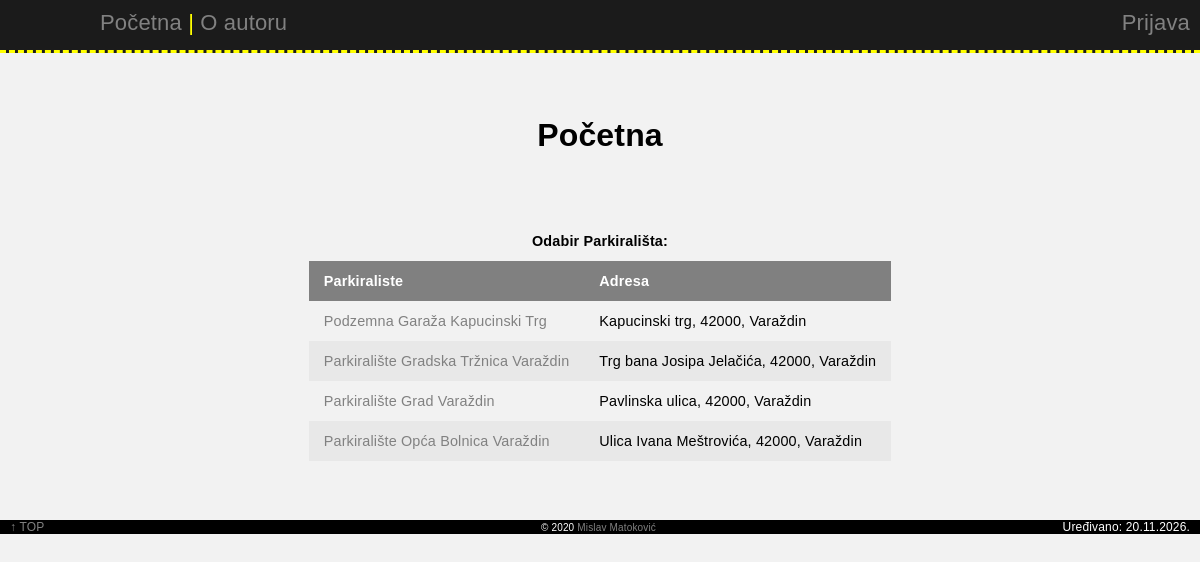
The page / on the database its author committed.
### tables this page shows
CREATE TABLE IF NOT EXISTS `parkiraliste` (
  `parkiraliste_id` INT(10) NOT NULL AUTO_INCREMENT,
  `naziv` VARCHAR(50) NOT NULL,
  `adresa` TEXT NOT NULL,
  `slika` TEXT NOT NULL,
  `video` TEXT NULL,
  PRIMARY KEY (`parkiraliste_id`));

### index.php (the view, shortened to what this page needs)
<?php
	$veza = OtvoriBP();
?>
<!DOCTYPE html>
<html lang="en" xml:lang="en">
<head>
    <link rel="stylesheet" type="text/css" href="stil.css">
</head>
<body>
<?php include "header.php" ?>
<h1>Početna</h1>
<div class="sadrzaj">
    <table>
        <caption>Odabir Parkirališta:</caption>
            <thead>
            <tr>
                <th>Parkiraliste</th>
                <th>Adresa</th>
            </tr>
            </thead>
        <tbody>
        <?php
            $upit = "SELECT * FROM parkiraliste;";
            $rezultat = mysqli_query($veza, $upit);
            while ($red = mysqli_fetch_array($rezultat)){ ?>
            <tr>
                <td><?php echo "<a href='parkiraliste.php?id={$red['parkiraliste_id']}'>{$red['naziv']}</a>";?></td>
                <td><?php echo $red['adresa']; ?></td>
            </tr>
        <?php } ?>
        </tbody>
    </table>
</div>
<?php include "footer.php" ?>
</body>
</html>

### stil.css (style rules this page uses)
* { margin: 0px; padding: 0px; border: 0px; }
body { font-family: Helvetica, sans-serif; text-align:center; letter-spacing: .01em; max-width: 10500px; margin-left: auto; margin-right: auto; margin-top: 0px; overflow-x: hidden; color: black; padding-bottom: 60px; background: #f2f2f2; }
h1 { color: black; font-weight: Bold; text-align: center; margin-bottom: 1em; margin-top: 2em; }
a { color: #818181; text-decoration: none; }
table { display: inline-block; height: auto; border-collapse: collapse; margin: 25px 0; font-size: 0.9em; }
tr:nth-child(even) { background-color: #e8e8e8; }
caption { padding: 12px 15px; font-weight: bold; }
thead th { background-color: gray; color: white; text-align: left; font-weight: bold; padding: 12px 15px; }
td { padding: 12px 15px; text-align: left; }
.sadrzaj { background-color: #f2f2f2; height: auto; margin-left: auto; margin-right: auto; max-width: 1050px; padding: 10px; margin-bottom: 20px; color: black; position: relative; text-align: center; }

### rows shown on the page
parkiraliste: naziv "Podzemna Garaža Kapucinski Trg", adresa "Kapucinski trg, 42000, Varaždin"
parkiraliste: naziv "Parkiralište Gradska Tržnica Varaždin", adresa "Trg bana Josipa Jelačića, 42000, Varaždin"
parkiraliste: naziv "Parkiralište Grad Varaždin", adresa "Pavlinska ulica, 42000, Varaždin"
parkiraliste: naziv "Parkiralište Opća Bolnica Varaždin", adresa "Ulica Ivana Meštrovića, 42000, Varaždin"

### other values the page prints
date ("d.m.Y.", getlastmod()) "20.11.2026."
